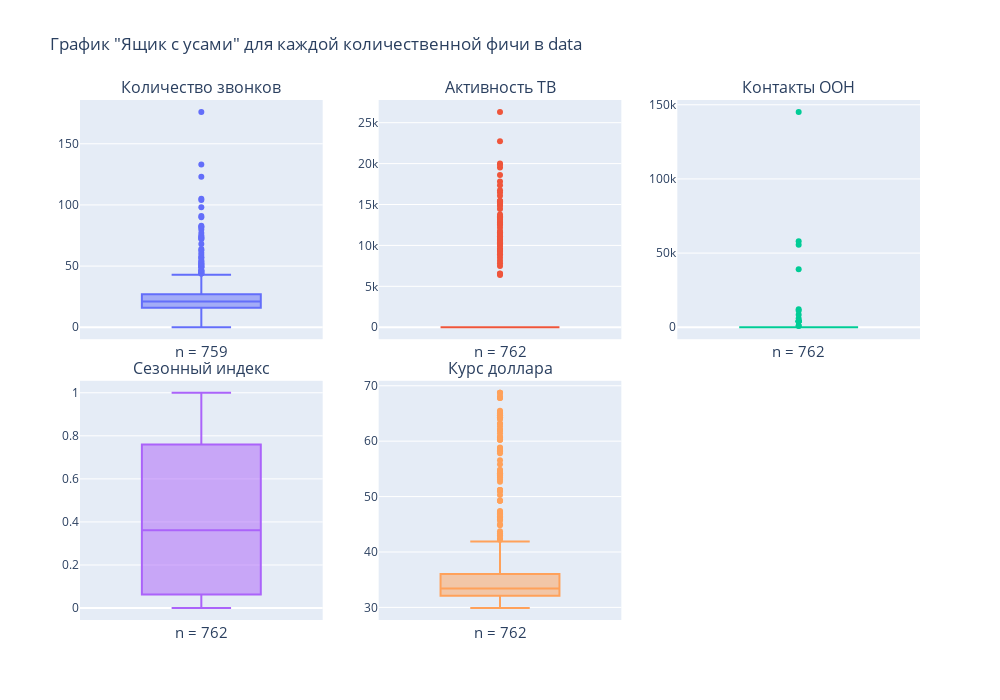

The notebook cell this image was saved under:
### Markdown cell above
_____
### <a id='toc1_3_1_'></a>[Обработка аномальных значений и выбросов](#toc0_)

### Code cell
# Визуализация распределения числовых признаков с помощью boxplot для выявления выбросо

### Figure 1 — Plotly figure (JSON) as saved in the notebook; plotly's stock layout.template omitted (floating-point values rounded to 4 significant figures; data arrays with more than 128 entries replaced by an {"elided": "..."} marker saying what was removed)
{"data": [{"name": "", "type": "box", "xaxis": "x", "y": {"elided": "762 int values"}, "yaxis": "y"}, {"name": "", "type": "box", "xaxis": "x2", "y": {"elided": "762 int values"}, "yaxis": "y2"}, {"name": "", "type": "box", "xaxis": "x3", "y": {"elided": "762 float values"}, "yaxis": "y3"}, {"name": "", "type": "box", "xaxis": "x4", "y": {"elided": "762 float values"}, "yaxis": "y4"}, {"name": "", "type": "box", "xaxis": "x5", "y": {"elided": "762 float values"}, "yaxis": "y5"}], "layout": {"annotations": [{"font": {"size": 16}, "showarrow": false, "text": "Количество звонков", "x": 0.1444, "xanchor": "center", "xref": "paper", "y": 1, "yanchor": "bottom", "yref": "paper"}, {"font": {"size": 16}, "showarrow": false, "text": "Активность ТВ", "x": 0.5, "xanchor": "center", "xref": "paper", "y": 1, "yanchor": "bottom", "yref": "paper"}, {"font": {"size": 16}, "showarrow": false, "text": "Контакты OOH", "x": 0.8556, "xanchor": "center", "xref": "paper", "y": 1, "yanchor": "bottom", "yref": "paper"}, {"font": {"size": 16}, "showarrow": false, "text": "Сезонный индекс", "x": 0.1444, "xanchor": "center", "xref": "paper", "y": 0.46, "yanchor": "bottom", "yref": "paper"}, {"font": {"size": 16}, "showarrow": false, "text": "Курс доллара", "x": 0.5, "xanchor": "center", "xref": "paper", "y": 0.46, "yanchor": "bottom", "yref": "paper"}, {"font": {"size": 15}, "showarrow": false, "text": "n = 759", "xref": "x domain", "y": -0.1, "yref": "y domain"}, {"font": {"size": 15}, "showarrow": false, "text": "n = 762", "xref": "x2 domain", "y": -0.1, "yref": "y2 domain"}, {"font": {"size": 15}, "showarrow": false, "text": "n = 762", "xref": "x3 domain", "y": -0.1, "yref": "y3 domain"}, {"font": {"size": 15}, "showarrow": false, "text": "n = 762", "xref": "x4 domain", "y": -0.1, "yref": "y4 domain"}, {"font": {"size": 15}, "showarrow": false, "text": "n = 762", "xref": "x5 domain", "y": -0.1, "yref": "y5 domain"}], "height": 700, "showlegend": false, "title": {"text": "График \"Ящик с усами\" для каждой количественной фичи в data"}, "width": 1000, "xaxis": {"anchor": "y", "domain": [0, 0.2889]}, "xaxis2": {"anchor": "y2", "domain": [0.3556, 0.6444]}, "xaxis3": {"anchor": "y3", "domain": [0.7111, 1]}, "xaxis4": {"anchor": "y4", "domain": [0, 0.2889]}, "xaxis5": {"anchor": "y5", "domain": [0.3556, 0.6444]}, "xaxis6": {"anchor": "y6", "domain": [0.7111, 1]}, "yaxis": {"anchor": "x", "domain": [0.54, 1]}, "yaxis2": {"anchor": "x2", "domain": [0.54, 1]}, "yaxis3": {"anchor": "x3", "domain": [0.54, 1]}, "yaxis4": {"anchor": "x4", "domain": [0, 0.46]}, "yaxis5": {"anchor": "x5", "domain": [0, 0.46]}, "yaxis6": {"anchor": "x6", "domain": [0, 0.46]}}}
